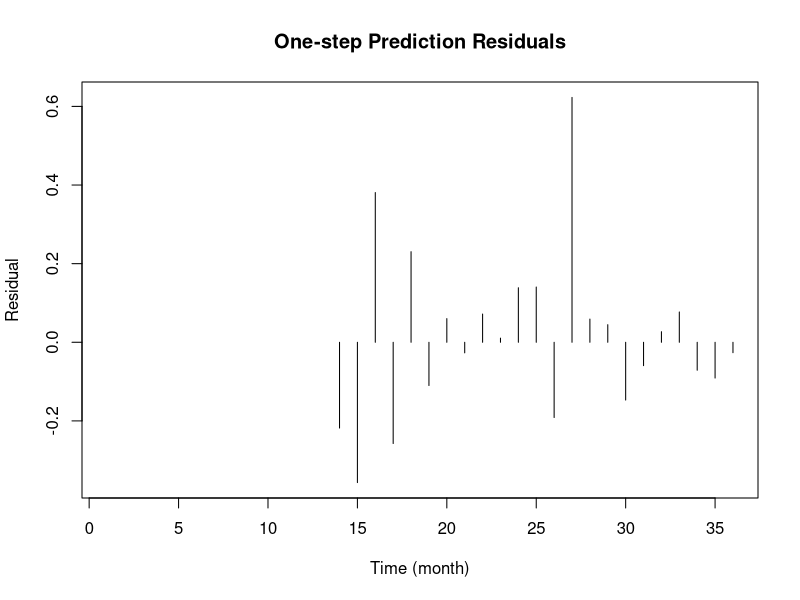
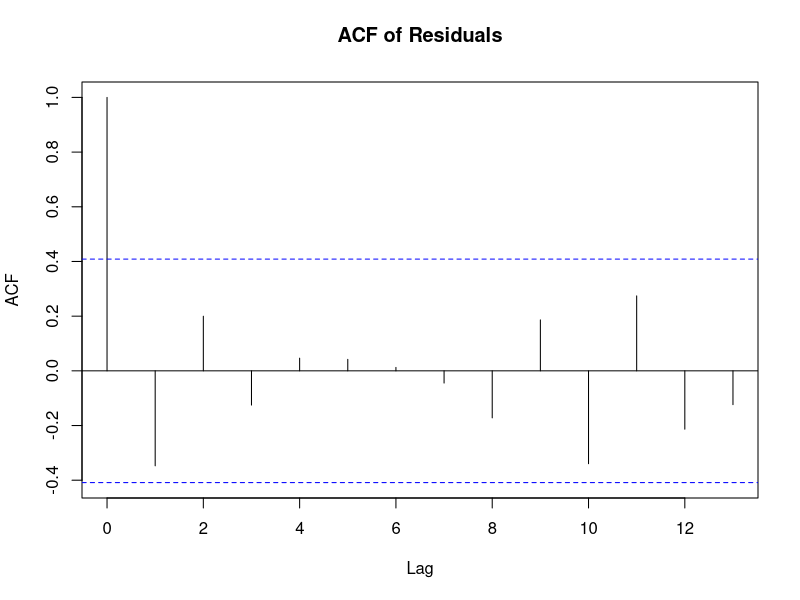
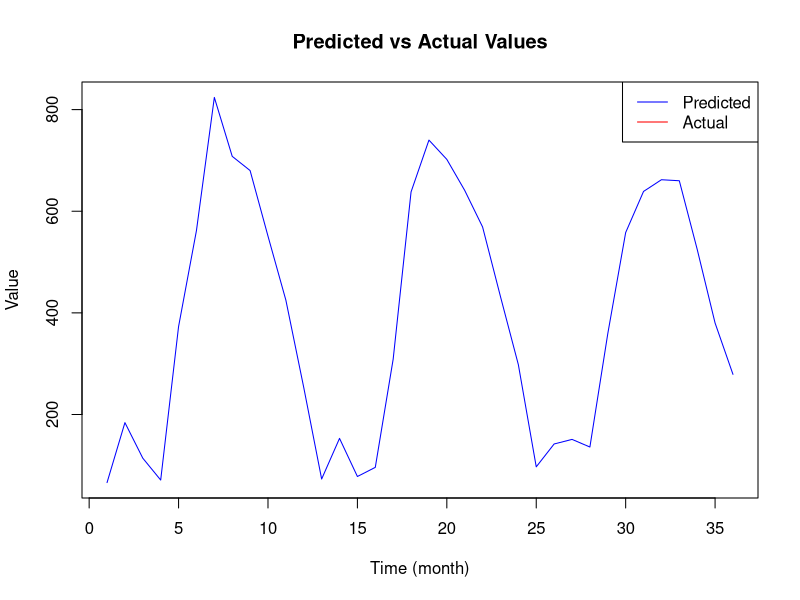

Write the R code that produced these figures, in order.
# Set working directory and load data
setwd("C:/Users/sofie/OneDrive/Time Series Analysis/02147/Assignment 3")
D <- read.csv("datasolar.csv")

# Define model parameters
phi1 <- -0.38
Phi1 <- -0.94
mu <- 5.72

# Compute X_t = log(Y_t) - mu
D$X <- log(D$power) - mu

# Preallocate residual vector
residuals <- rep(NA, nrow(D))

# Loop over valid time steps: t = 13 to 35 → residuals for t+1 = 14 to 36
for (t in 13:(nrow(D) - 1)) {
  X_t1 <- D$X[t + 1]         # X_{t+1}
  X_t  <- D$X[t]             # X_t
  X_tm11 <- D$X[t - 11]      # X_{t-11}
  X_tm12 <- D$X[t - 12]      # X_{t-12}

  # Prediction based on model
  X_pred <- 0.38 * X_t + 0.94 * X_tm11 - 0.3572 * X_tm12

  # Residual
  residuals[t + 1] <- X_t1 - X_pred
}

# Add residuals to data frame
D$residuals <- residuals

# Check number of non-NA residuals
sum(!is.na(D$residuals))  # Should now return 23


# Plot residuals
plot(D$residuals, type = "h", main = "One-step Prediction Residuals", ylab = "Residual", xlab = "Time (month)")


# Plot ACF
acf(na.omit(D$residuals), main = "ACF of Residuals")

# Compare residual variance to theoretical sigma^2 = 0.222
var(na.omit(D$residuals))

# plot predicted values vs actual values
plot(D$power, type = "l", col = "blue", main = "Predicted vs Actual Values", ylab = "Value", xlab = "Time (month)")
lines(D$X + D$residuals, col = "red")
legend("topright", legend = c("Predicted", "Actual"), col = c("blue", "red"), lty = 1)
